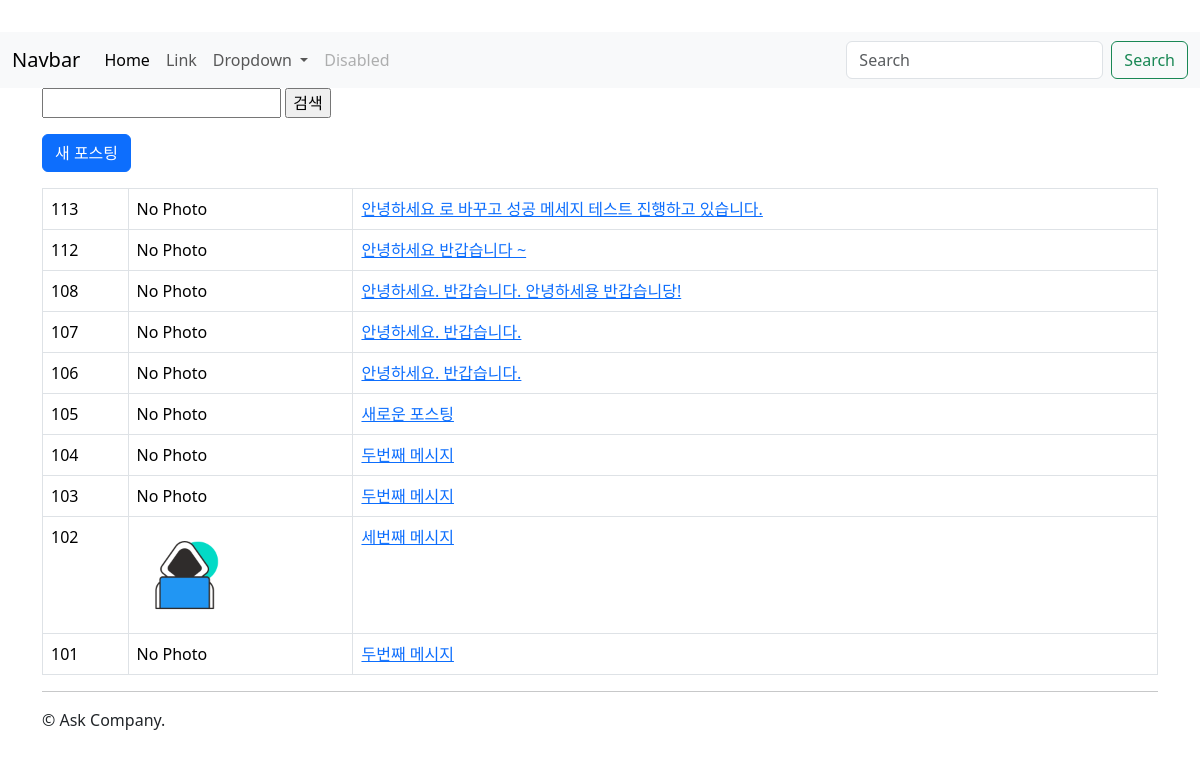
/instagram/ (signed in), run on an earlier commit of the app's database.
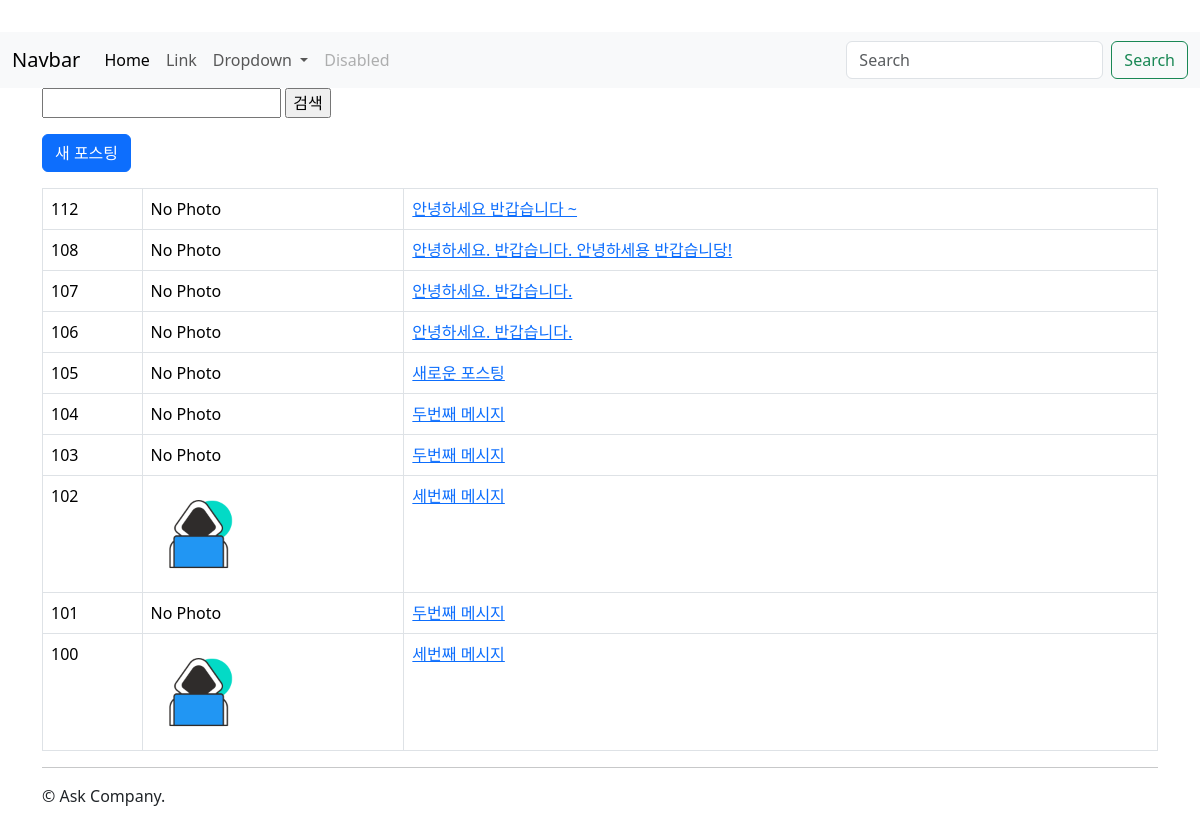
And on a later commit of the database.
### instagram/models.py (models this page shows, shortened)
class Post(models.Model):
    author = models.ForeignKey(settings.AUTH_USER_MODEL, on_delete = models.CASCADE)
    message = models.TextField(
        validators=[MinLengthValidator(10)]
        )
    photo = models.ImageField(blank=True, upload_to='instagram/post/%Y/%m/%d')
    tag_set = models.ManyToManyField('Tag', blank=True)
    is_public = models.BooleanField(default=False, verbose_name='공개여부')
    created_at = models.DateTimeField(auto_now_add=True)
    updated_at = models.DateTimeField(auto_now=True)
    def get_absolute_url(self):
        return reverse('instagram:post_detail', args=[self.pk])
    class Meta:
        ordering = ['-id']
    def message_length(self):
        return f'{len(self.message)} 글자'
    message_length.short_description = "메세지 글자수"

### instagram/views.py (the view)
class PostListView(LoginRequiredMixin, ListView):
    model = Post
    paginate_by = 10

### instagram/templates/instagram/post_list.html (shortened to what this page needs)
{% extends "instagram/layout.html" %}
{% load bootstrap4 %}
{% block content %}
    <form action="" method="get">
        <input type="text" name="q" value="{{ q }}"/>
        <input type="submit" value="검색"/>
    </form>
    <a href="{% url 'instagram:post_new' %}" class="btn btn-primary btn-block mt-3 mb-3 ">
        새 포스팅
    </a>
    <table class="table table-bordered table-hover">
        <tbody>
            {% for post in post_list %}
            <tr>
                <td>
                    {{ post.pk }}
                </td>
                <td>
                    {% if post.photo %}
                        <img src="{{ post.photo.url }}" style="width: 100px;"/>
                    {% else %}
                        No Photo
                    {% endif %}
                </td>
                <td>
                    <a href="{{ post.get_absolute_url }}">
                        {{ post.message }}
                    </a>
                </td>
            </tr>
            {% endfor %}
        </tbody>
    </table>
{% endblock content %}

What changed in the data, as far as the page shows it:
removed Post: pk "113", photo "No Photo", message "안녕하세요 로 바꾸고 성공 메세지 테스트 진행하고 있습니다."
now on this page (row unchanged): Post: pk "100", photo (picture), message "세번째 메시지"
